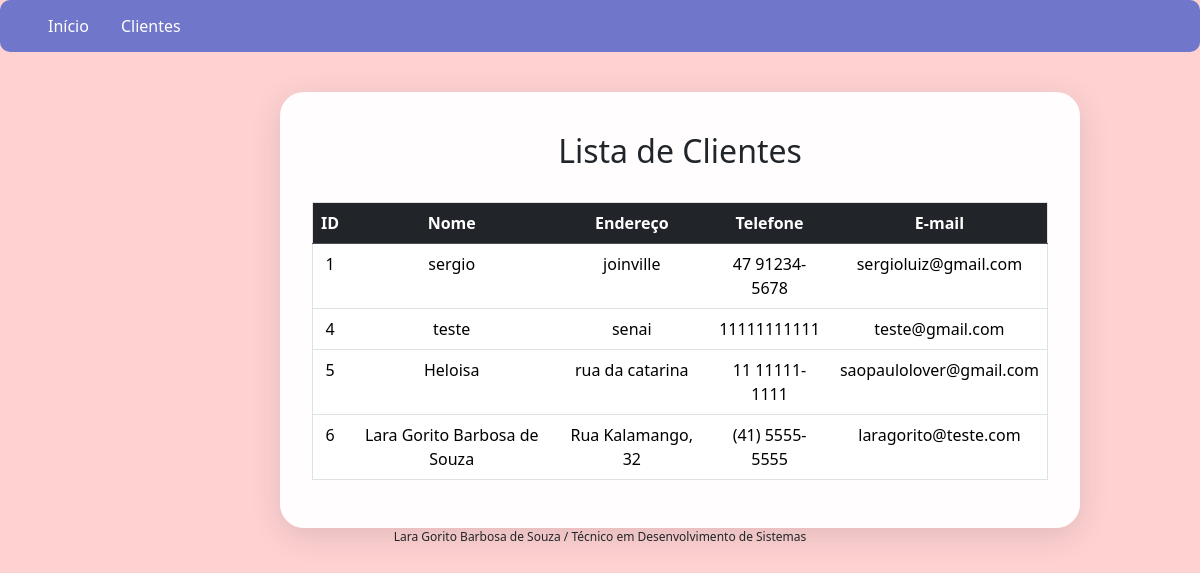
The app's page /conexao_banco/DropDown_PDO/listarClientes.php with its own data.
### tables this page shows
CREATE TABLE `cliente` (
  `id_cliente` int(11) NOT NULL,
  `nome` varchar(50) NOT NULL,
  `endereco` varchar(80) NOT NULL,
  `telefone` varchar(20) NOT NULL,
  `email` varchar(50) NOT NULL
);

### conexao_banco/DropDown_PDO/listarClientes.php (the view, shortened to what this page needs)
<?php
    $conexao = conectarBanco();
    $stmt = $conexao ->prepare("SELECT * FROM cliente");
    $stmt ->execute();
    $clientes = $stmt->fetchAll();
?>
<!DOCTYPE html>
<html lang="pt-br">
<head>
    <link rel="stylesheet" type="text/css" href="estilo.css" media="all" />
    <link href="https://cdn.jsdelivr.net/npm/bootstrap@5.3.7/dist/css/bootstrap.min.css" rel="stylesheet">
</head>
<body>
    <ul>
        <li><a href="index.html"> Início </a></li>
        <li class="dropdown">
            <a href="javascript:void(0)" class="dropbtn"> Clientes </a>
        </li>
      </ul>
    <div class="container">
        <h2>Lista de Clientes</h2>
        <br>
        <table class="table" border="1">
            <tr class="table-dark">
                <th>ID</th>
                <th>Nome</th>
                <th>Endereço</th>
                <th>Telefone</th>
                <th>E-mail</th>
            </tr>
            <?php foreach($clientes as $cliente): ?>
                <tr>
                    <td><?=htmlspecialchars($cliente["id_cliente"])?></td>
                    <td><?=htmlspecialchars($cliente["nome"])?></td>
                    <td><?=htmlspecialchars($cliente["endereco"])?></td>
                    <td><?=htmlspecialchars($cliente["telefone"])?></td>
                    <td><?=htmlspecialchars($cliente["email"])?></td>
                </tr>
                <?PHP endforeach;?>
        </table>
    </div>
    <address>
    <center>
        Lara Gorito Barbosa de Souza / Técnico em Desenvolvimento de Sistemas
    </center>
    </address>
</body>
</html>

### conexao_banco/DropDown_PDO/estilo.css (style rules this page uses)
body { background-color: #fbf0ff; font-family: Verdana, Geneva, Tahoma, sans-serif; font-size: 14px; }
table { background-color: #87ceeb; border-radius: 15px; padding: 8px 15px; }
th, td, tr { text-align: center; }
address { font-size: 12px; }
ul { list-style-type: none; margin: 0px; padding: 0px; overflow: hidden; background-color: #7076c9; border-radius: 10px; }
li { float: left; }
li a, .dropbtn { display: inline-block; color: white; text-align: center; padding: 14px 16px; text-decoration: none; }

### conexao_banco/DropDown_PDO/listarClientes.php (style rules this page uses)
body { background-color: rgb(255, 210, 210);; }
.container { background: rgba(255,255,255,0.95); border-radius: 24px; box-shadow: 0 8px 32px rgba(0,0,0,0.12); padding: 40px 32px 32px 32px; display: flex; flex-direction: column; align-items: center; min-width: 320px; max-width: 800px; width: 100%; margin-left: 280px; margin-top: 40px; }

### records on screen
cliente: id_cliente "1", nome "sergio", endereco "joinville", telefone "47 91234-5678", email "sergioluiz@gmail.com"
cliente: id_cliente "4", nome "teste", endereco "senai", telefone "11111111111", email "teste@gmail.com"
cliente: id_cliente "5", nome "Heloisa", endereco "rua da catarina", telefone "11 11111-1111", email "saopaulolover@gmail.com"
cliente: id_cliente "6", nome "Lara Gorito Barbosa de Souza", endereco "Rua Kalamango, 32", telefone "(41) 5555-5555", email "laragorito@teste.com"
